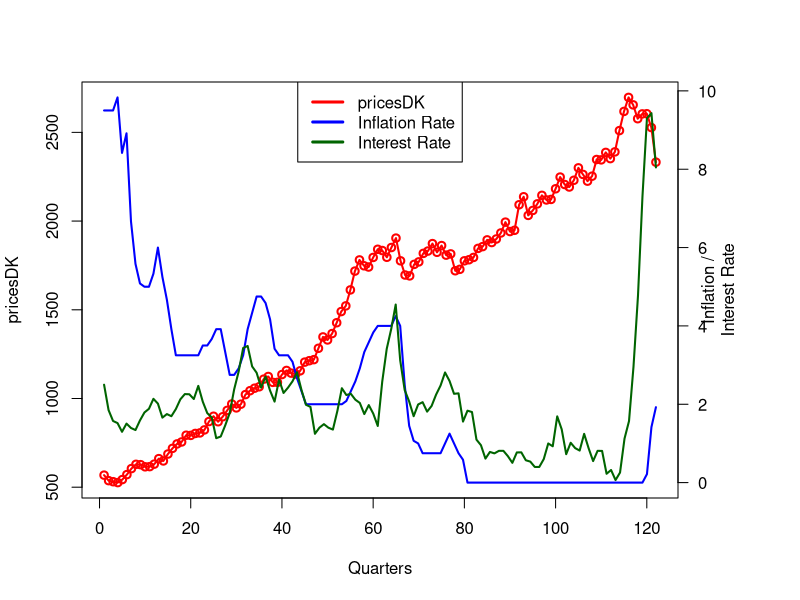
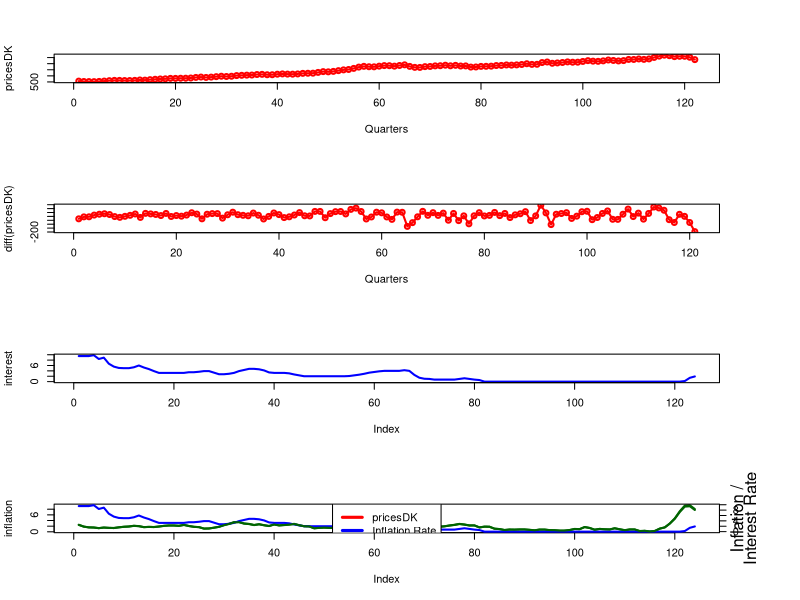
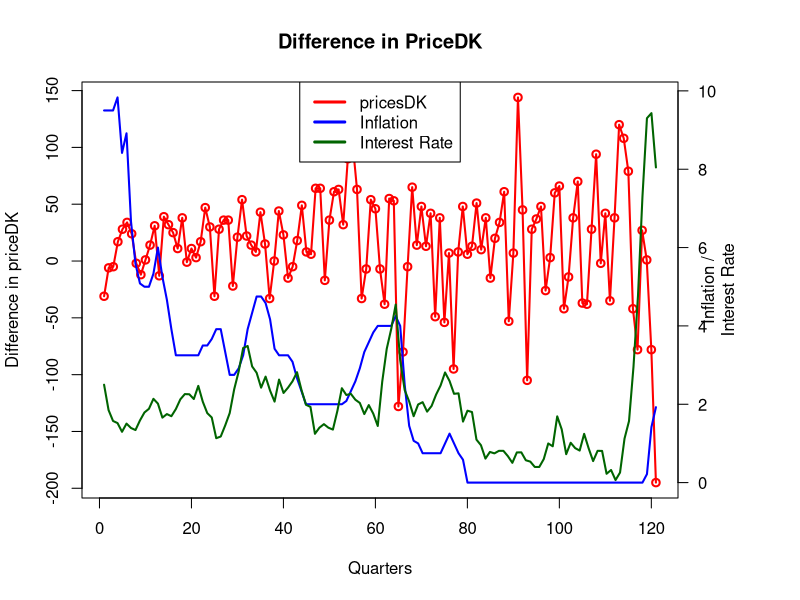
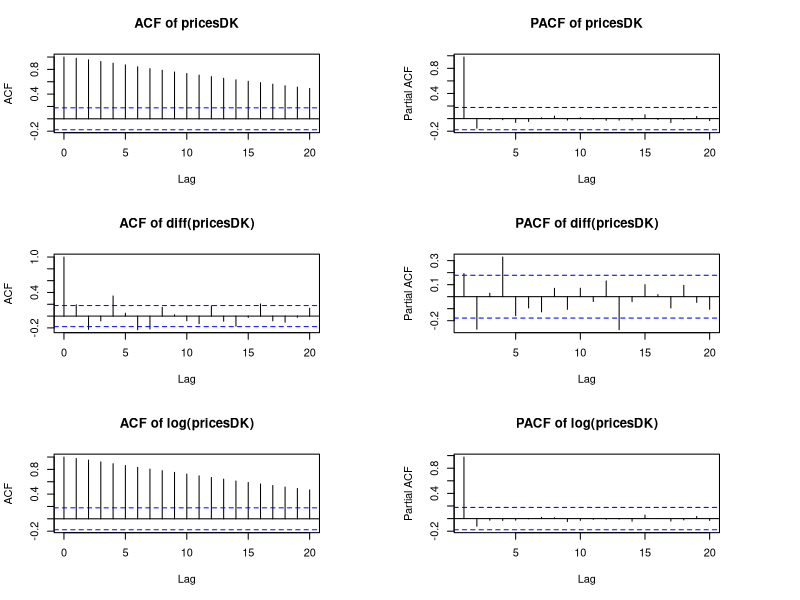
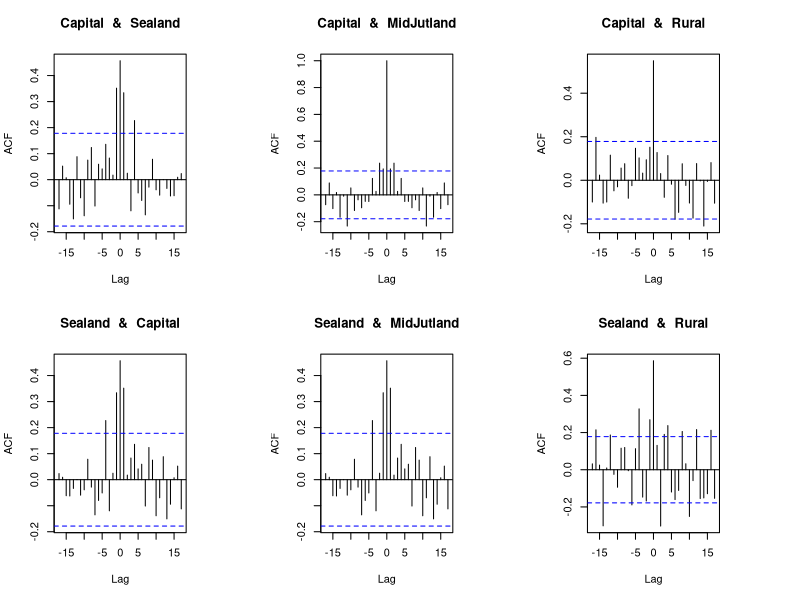
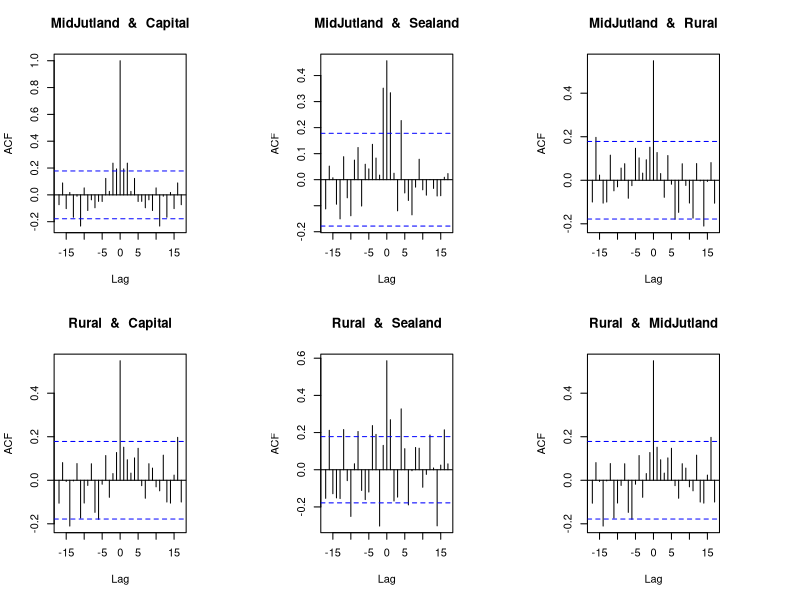
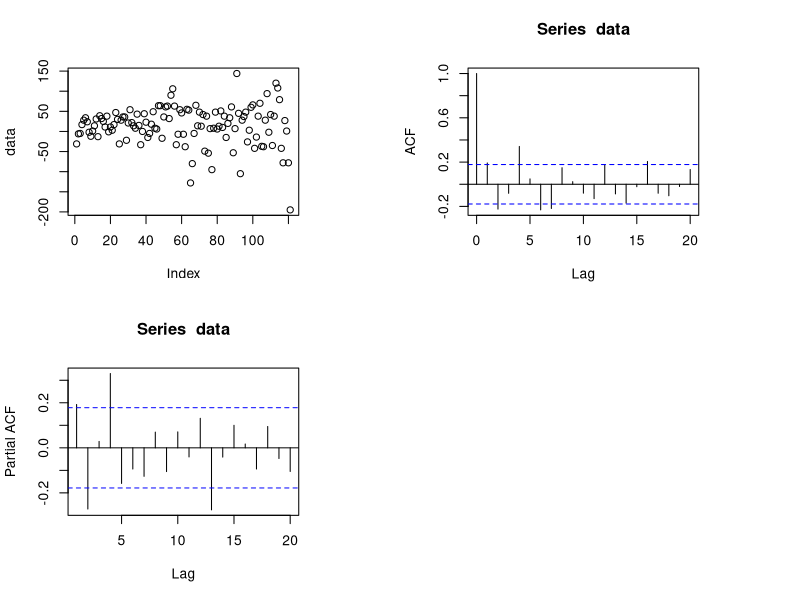
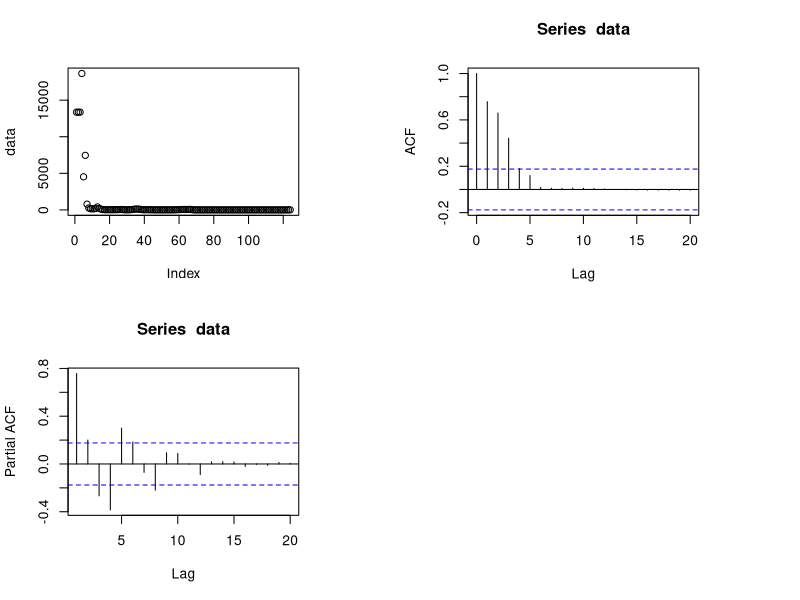

These figures' R source, in order:
rm(list = ls())
#Data <- read.csv("Time_Series_2023/Assignment_3/A3Data.csv",header=TRUE)
Data <- read.csv("A3Data.csv",header=TRUE)
pricesDK <- na.omit(Data$Denmark)
interest <- na.omit(Data$InterestRate) #interest rate
inflation <- na.omit(Data$InflationRate) #interest rate


 
#Q4.1 Plot the quarterly average sales prices in Denmark and the additional variables, interest rate and inflation rate.
par(mfrow=c(1,1))
par(mar=c(5, 4, 4, 6) + 0.1)
plot(pricesDK,type="o",col="red",lwd="2",xlab="Quarters")
par(new=TRUE)
plot(interest,type='l',col="blue", axes=FALSE,xlab="", ylab="",lwd="2")
lines(inflation,type='l',col="darkgreen",lwd="2")
mtext("Interest Rate",side=4,line=2) 
mtext("Inflation /",side=4,line=1) 
axis(4, ylim=c(0,7000),las=1)
legend("top", legend = c("pricesDK", "Inflation Rate","Interest Rate"),
       lwd = 3, col = c("red","blue", "darkgreen"))


#Alternative plot
par(mfrow=c(4,1))
plot(pricesDK,type="o",col="red",lwd="2",xlab="Quarters")
plot(diff(pricesDK),type="o",col="red",lwd="2",xlab="Quarters")
plot(interest,type='l',col="blue", lwd="2")
plot(inflation,type='l',col="darkgreen",lwd="2")

par(new=TRUE)
plot(interest,type='l',col="blue", axes=FALSE,xlab="", ylab="",lwd="2")
lines(inflation,type='l',col="darkgreen",lwd="2")
mtext("Interest Rate",side=4,line=2) 
mtext("Inflation /",side=4,line=1) 
axis(4, ylim=c(0,7000),las=1)
legend("top", legend = c("pricesDK", "Inflation Rate","Interest Rate"),
       lwd = 3, col = c("red","blue", "darkgreen"))



#pricesDK not stationary hence we make diff transform.
#Save the plot!
saveFig <- TRUE
if(saveFig == TRUE){pdf("name.pdf", width = 10*0.8, height = 10*0.8)}
#Insert Whatever needs to be saved here :))
if(saveFig == TRUE){dev.off()}
saveFig <- FALSE

#Q4.1 Plot the transform
par(mfrow=c(1,1))
par(mar=c(5, 4, 4, 6) + 0.1)
plot(diff(pricesDK), main="Difference in PriceDK", type="o",col="red",lwd="2",xlab="Quarters",ylab="Difference in priceDK")
par(new=TRUE)
plot(interest,type='l',col="blue", axes=FALSE,xlab="", ylab="",lwd="2")
lines(inflation,type='l',col="darkgreen",lwd="2")
mtext("Interest Rate",side=4,line=2) 
mtext("Inflation /",side=4,line=1) 
axis(4, ylim=c(0,7000),las=1)
legend("top", legend = c("pricesDK", "Inflation","Interest Rate"),
       lwd = 3, col = c("red","blue", "darkgreen"))


#Q4.2 ACF and PACF

par(mfrow=c(3,2))
acf(pricesDK,main="ACF of pricesDK")
pacf(pricesDK, main="PACF of pricesDK")
acf(diff(pricesDK),main="ACF of diff(pricesDK)")
pacf(diff(pricesDK), main="PACF of diff(pricesDK)")
acf(log(pricesDK),main="ACF of log(pricesDK)")
pacf(log(pricesDK), main="PACF of log(pricesDK)")



#Q4.2 cross-correlation function between four time series of the house prices:
#Estimate and plot Cross-Correlation
Capital <- diff(na.omit(Data$Capital))
Sealand <- diff(na.omit(Data$Sealand))
MidJutland <- diff(na.omit(Data$Capital))
Rural <- diff(na.omit(Data$Rural))

prices <- data.frame(Capital=Capital,Sealand=Sealand,MidJutland=MidJutland,Rural=Rural)
colnames(prices) <- c("Capital","Sealand","MidJutland","Rural")

par(mfrow=c(2,3))
for (i in 1:4){
  for (k in 1:4){
    if (i!=k){
      ccf(prices[i],prices[k],type="correlation",plot=TRUE,main= paste(colnames(prices)[i]," & ",colnames(prices)[k]))
    }
  }
}
#It is weak, we omit it???













multipleplots <- function(data){
  par(mfrow=c(2,2))
  plot(data)
  acf(data)
  pacf(data)
}

#Transform the data to make it stationary!
#finaldata: 

#pricesDK
multipleplots(diff(pricesDK))

#Intersest
multipleplots(exp(interest)) #could work
multipleplots(diff(interest))

#Inflation
multipleplots(inflation)


#Estimate and plot Cross-Correlation
Capital <- diff(na.omit(Data$Capital))
Sealand <- diff(na.omit(Data$Sealand))
MidJutland <- diff(na.omit(Data$MidJutland))
Rural <- diff(na.omit(Data$Rural))

prices <- data.frame(Capital=Capital,Sealand=Sealand,MidJutland=MidJutland,Rural=Rural)
colnames(prices) <- c("Capital","Sealand","MidJutland","Rural")

par(mfrow=c(2,3))
for (i in 1:4){
  for (k in 1:4){
    if (i!=k){
      ccf(prices[i],prices[k],type="correlation",plot=TRUE,main= paste(colnames(prices)[i]," & ",colnames(prices)[k]))
    }
  }
}

#Q4.9 Plot quarterly sales of for each of the four regions.
Capital <- (na.omit(Data$Capital))
Sealand <- (na.omit(Data$Sealand))
MidJutland <- (na.omit(Data$MidJutland))
Rural <- (na.omit(Data$Rural))

par(mfrow=c(1,1))
plot(Capital,col="red",type="o",lwd="2")
lines(Sealand,col="darkgreen",type="o",lwd="2")
lines(MidJutland,col="blue",type="o",lwd="2")
lines(Rural,col="orange",type="o",lwd="2")

par(mfrow=c(2,2))
plot(Capital,col="red",type="o",lwd="1")
plot(Sealand,col="darkgreen",type="o",lwd="1")
plot(MidJutland,col="blue",type="o",lwd="1")
plot(Rural,col="orange",type="o",lwd="1")


#Difference plots
dCapital <- diff(na.omit(Data$Capital))
dSealand <- diff(na.omit(Data$Sealand))
dMidJutland <- diff(na.omit(Data$MidJutland))
dRural <- diff(na.omit(Data$Rural))

par(mfrow=c(1,1))
plot(dCapital,col="red",type="o",lwd="2",main="diff")
lines(dSealand,col="darkgreen",type="o",lwd="2")
lines(dMidJutland,col="blue",type="o",lwd="2")
lines(dRural,col="orange",type="o",lwd="2")

par(mfrow=c(2,2))
plot(Capital,col="red",type="o",lwd="1")
plot(Sealand,col="darkgreen",type="o",lwd="1")
plot(MidJutland,col="blue",type="o",lwd="1")
plot(Rural,col="orange",type="o",lwd="1")

#rescaled plots
scaled_Capital <- (na.omit(Data$Capital))/max((na.omit(Data$Capital)))
scaled_Sealand <- (na.omit(Data$Sealand))/max(na.omit(Data$Sealand))
scaled_MidJutland <- (na.omit(Data$MidJutland))/max((na.omit(Data$MidJutland)))
scaled_Rural <- (na.omit(Data$Rural))/max((na.omit(Data$Rural)))

par(mfrow=c(1,1))
plot(scaled_Capital,col="red",type="o",lwd="2")
lines(scaled_Sealand,col="darkgreen",type="o",lwd="2")
lines(scaled_MidJutland,col="blue",type="o",lwd="2")
lines(scaled_Rural,col="orange",type="o",lwd="2")

par(mfrow=c(2,2))
plot(scaled_Capital,col="red",type="o",lwd="1")
plot(scaled_Sealand,col="darkgreen",type="o",lwd="1")
plot(scaled_MidJutland,col="blue",type="o",lwd="1")
plot(scaled_Rural,col="orange",type="o",lwd="1")

#rescaled plots
dscaled_Capital <- diff((na.omit(Data$Capital))/max((na.omit(Data$Capital))))
dscaled_Sealand <- diff((na.omit(Data$Sealand))/max(na.omit(Data$Sealand)))
dscaled_MidJutland <- diff((na.omit(Data$MidJutland))/max((na.omit(Data$MidJutland))))
dscaled_Rural <- diff((na.omit(Data$Rural))/max((na.omit(Data$Rural))))

par(mfrow=c(1,1))
plot(dscaled_Capital,col="red",type="o",lwd="2")
lines(dscaled_Sealand,col="darkgreen",type="o",lwd="2")
lines(dscaled_MidJutland,col="blue",type="o",lwd="2")
lines(dscaled_Rural,col="orange",type="o",lwd="2")

par(mfrow=c(2,2))
plot(dscaled_Capital,col="red",type="o",lwd="1")
plot(dscaled_Sealand,col="darkgreen",type="o",lwd="1")
plot(dscaled_MidJutland,col="blue",type="o",lwd="1")
plot(dscaled_Rural,col="orange",type="o",lwd="1")

#ACF on 4 areas
acf(Capital) 
acf(Sealand) 
acf(MidJutland)
acf(Rural) 
#all looks non stationary.


acf(dCapital) #måske 1 og 2
acf(dSealand) #måske seasonal på 4? lag på 14?
acf(dMidJutland) #seasonal på 4, negativ seasonal på 2
acf(dRural) # seasonal på 4, negativ på seasonal 2

pacf(dCapital) #meget lille, måske 1,2 og 11
pacf(dSealand) #ingenting, lidt på 14?
pacf(dMidJutland) #lidt neg 2, 4, neg6 og neg$14, måske 2 seasonal??
pacf(dRural) # seasonal på 2? i hvert fald for 2, 4, 6 og 8.


#Find Marimax model for house prices
